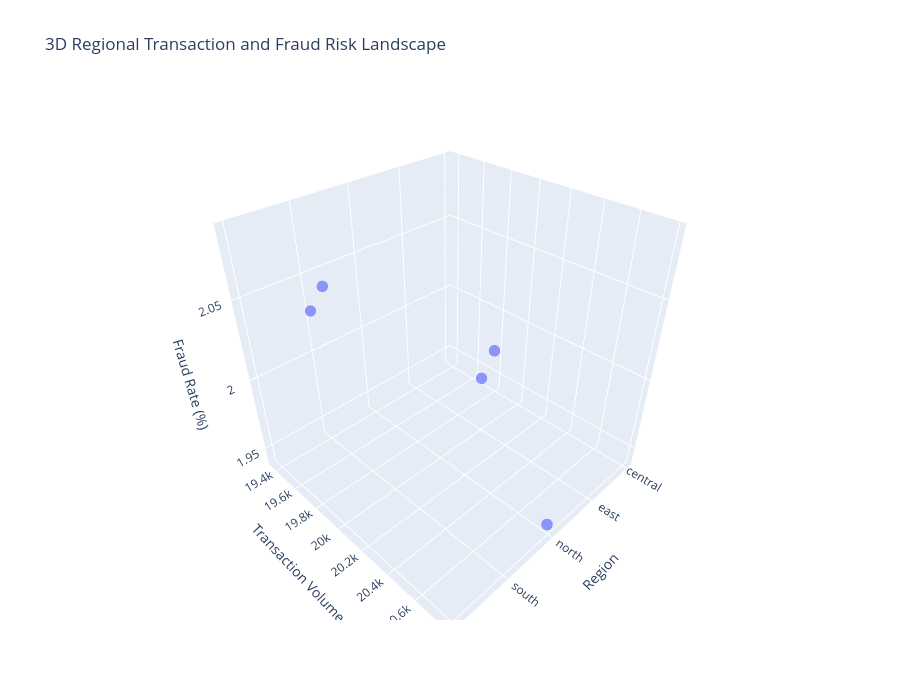

Notebook code for this chart:
### Code cell
# TASK: Creating an interactive 3D regional transaction-risk landscape using transaction volume, transaction value, and fraud rate.

import plotly.express as px

regional_3d = regional_transaction_analysis.copy()

# Converting fraud rate to percentage points
regional_3d["fraud_rate_pct"] = (
    regional_3d["fraud_rate"] * 100
)

fig = px.scatter_3d(
    regional_3d,
    x="region",
    y="transaction_count",
    z="fraud_rate_pct",
    size="total_transaction_value",
    hover_name="region",
    hover_data={
        "transaction_count": True,
        "total_transaction_value": True,
        "fraud_rate_pct": ":.2f",
        "failure_rate": ":.4f"
    },
    title="3D Regional Transaction and Fraud Risk Landscape",
    labels={
        "region": "Region",
        "transaction_count": "Transaction Volume",
        "fraud_rate_pct": "Fraud Rate (%)",
        "total_transaction_value": "Transaction Value"
    }
)

fig.update_layout(
    height=700
)

fig.show()

### Figure 1 — Plotly figure (JSON) as saved in the notebook; plotly's stock layout.template omitted (floating-point values rounded to 4 significant figures)
{"data": [{"customdata": [[836000.0, 0.05702], [853900.0, 0.05862], [877500.0, 0.06013], [824100.0, 0.05782], [850300.0, 0.05984]], "hovertemplate": "<b>%{hovertext}</b><br><br>Region=%{x}<br>Transaction Volume=%{y}<br>Fraud Rate (%)=%{z:.2f}<br>Transaction Value=%{customdata[0]}<br>failure_rate=%{customdata[1]:.4f}<extra></extra>", "hovertext": ["central", "east", "north", "south", "west"], "legendgroup": "", "marker": {"color": "#636efa", "size": [836000.0, 853900.0, 877500.0, 824100.0, 850300.0], "sizemode": "area", "sizeref": 2194.0, "symbol": "circle"}, "mode": "markers", "name": "", "scene": "scene", "showlegend": false, "type": "scatter3d", "x": ["central", "east", "north", "south", "west"], "y": [19677, 20078, 20787, 19372, 20086], "z": [1.941, 2.002, 1.944, 2.029, 2.086]}], "layout": {"height": 700, "legend": {"itemsizing": "constant", "tracegroupgap": 0}, "scene": {"domain": {"x": [0, 1], "y": [0, 1]}, "xaxis": {"title": {"text": "Region"}}, "yaxis": {"title": {"text": "Transaction Volume"}}, "zaxis": {"title": {"text": "Fraud Rate (%)"}}}, "title": {"text": "3D Regional Transaction and Fraud Risk Landscape"}}}
